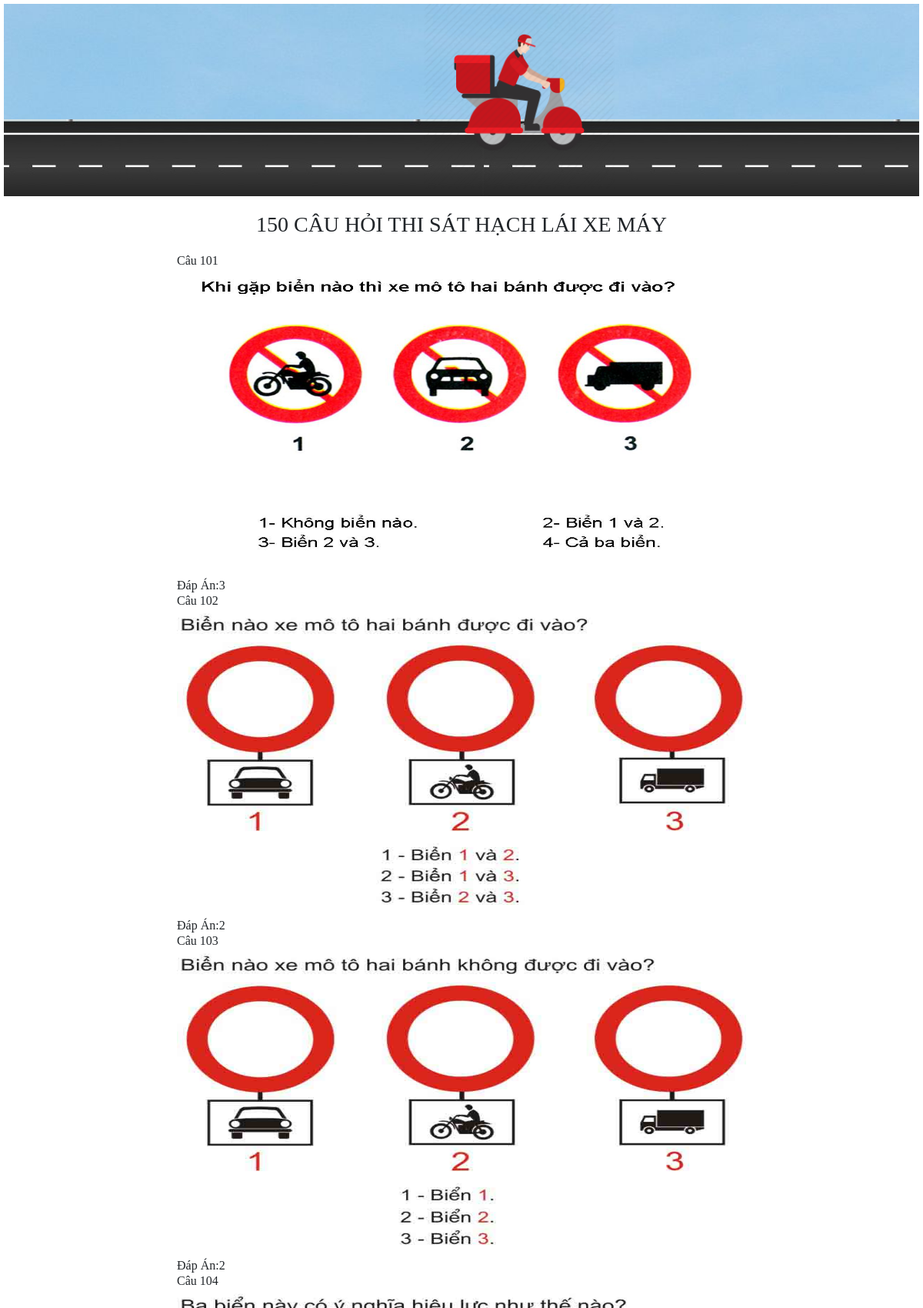
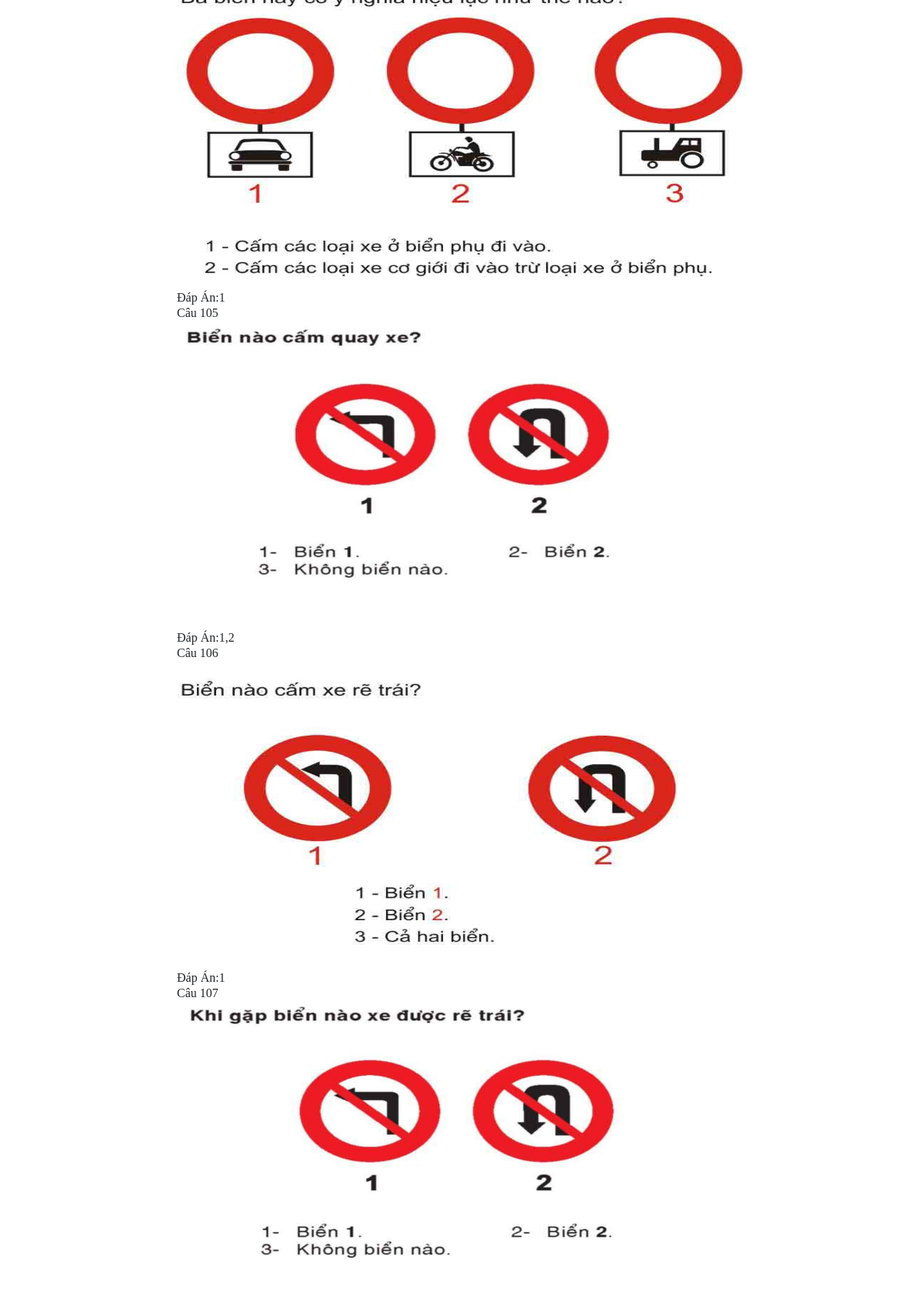
/xemay.php?trangchon=2 (upper part), run on the app's committed database (2 pictures, top to bottom).
### tables this page shows
CREATE TABLE IF NOT EXISTS `cauhoixemay` (
  `id` int(30) NOT NULL,
  `cauhoi` longblob NOT NULL,
  `dapandung1` varchar(11) NOT NULL,
  PRIMARY KEY (`id`)
);

### xemay.php (the view, shortened to what this page needs)
<html>
	<head>
				<link rel="stylesheet" href="https://stackpath.bootstrapcdn.com/bootstrap/4.3.1/css/bootstrap.min.css">
	</head>
	<body>
		<form>
			<div class="hero">
				<div class="xemay">
					<img src="delivery-04-512.png">
				</div>
				</div>
			<h3>150 CÂU HỎI THI SÁT HẠCH LÁI XE MÁY</h3>
			<div>
			<?php
			$sodongtrentrang=50;
			$kn=mysqli_connect("localhost","root","","banglaixe");
			mysqli_set_charset($kn, 'UTF8');
			if(isset($_GET['trangchon']))
			{
				$trang=$_GET['trangchon'];
			}
			else
			{
				$trang=0;
			}
			$vt=$trang*$sodongtrentrang;
			$caulenhphantrang="select * from cauhoixemay LIMIT $vt, $sodongtrentrang";
			$kqpt=mysqli_query($kn,$caulenhphantrang);
			while($row=mysqli_fetch_array($kqpt))
			{
				$cau=$row['cauhoi'];
					echo "<table align='center'>";
					echo "<tr><td>Câu ".$row['id']."</td></tr>
						<tr><td><img src='/BT/150 câu/$cau'/height='400' width='740'></td></tr>
						<tr><td>Đáp Án:". $row['dapandung1']."</td></tr>";
					echo "</table>";
			}
?>
		</div>
		</form>
	</body>
</html>

### xemay.php (style rules this page uses)
body { font-family:Calibri; margin:5px; padding:0px; }
.hero { //margin:0px; //padding:0px; height:250px; weight:100px; background-image:url(1024px-Sky.jpg); background-size:cover; background-position:center; position:relative; overflow-x:hidden; }
.xemay { width:100px; left:50%; bottom:10px; transform:translateX(-50%); position:absolute; z-index:1; }
.xemay img { width:250px; animation:xemay 1s linear infinite; }
h3 { text-align:center; margin:20px; }

### data on the page
cauhoixemay: id "101", cauhoi (picture), dapandung1 "3"
cauhoixemay: id "102", cauhoi (picture), dapandung1 "2"
cauhoixemay: id "103", cauhoi (picture), dapandung1 "2"
cauhoixemay: id "104", cauhoi (picture), dapandung1 "1"
cauhoixemay: id "105", cauhoi (picture), dapandung1 "1,2"
cauhoixemay: id "106", cauhoi (picture), dapandung1 "1"
cauhoixemay: id "107", cauhoi (picture)
